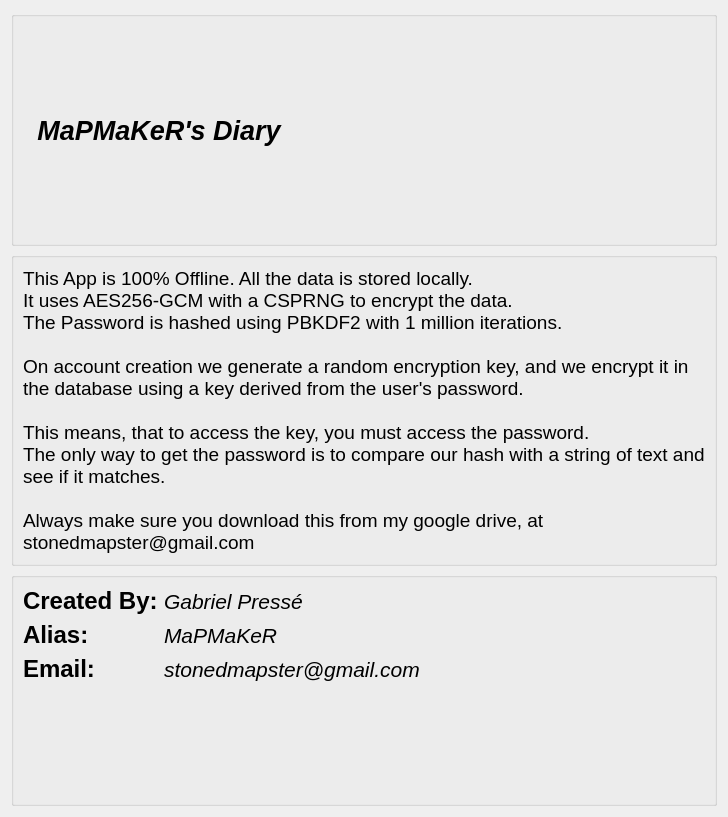
<?xml version="1.0" encoding="UTF-8"?>
<ui version="4.0">
 <class>about_MMDiary</class>
 <widget class="QDialog" name="about_MMDiary">
  <property name="geometry">
   <rect>
    <x>0</x>
    <y>0</y>
    <width>728</width>
    <height>817</height>
   </rect>
  </property>
  <property name="minimumSize">
   <size>
    <width>728</width>
    <height>817</height>
   </size>
  </property>
  <property name="maximumSize">
   <size>
    <width>728</width>
    <height>817</height>
   </size>
  </property>
  <property name="windowTitle">
   <string>Dialog</string>
  </property>
  <layout class="QVBoxLayout" name="verticalLayout">
   <item>
    <layout class="QHBoxLayout" name="horizontalLayout_2">
     <item>
      <widget class="QGroupBox" name="groupBox">
       <property name="title">
        <string/>
       </property>
       <layout class="QHBoxLayout" name="horizontalLayout">
        <item>
         <widget class="QLabel" name="label_AppImage">
          <property name="text">
           <string/>
          </property>
          <property name="pixmap">
           <pixmap resource="resources.qrc">:/icons/AppImage.png</pixmap>
          </property>
         </widget>
        </item>
        <item>
         <widget class="QLabel" name="label">
          <property name="font">
           <font>
            <pointsize>20</pointsize>
            <italic>true</italic>
            <bold>true</bold>
           </font>
          </property>
          <property name="text">
           <string>MaPMaKeR's Diary</string>
          </property>
          <property name="scaledContents">
           <bool>false</bool>
          </property>
          <property name="alignment">
           <set>Qt::AlignCenter</set>
          </property>
         </widget>
        </item>
        <item>
         <spacer name="horizontalSpacer_2">
          <property name="orientation">
           <enum>Qt::Horizontal</enum>
          </property>
          <property name="sizeHint" stdset="0">
           <size>
            <width>40</width>
            <height>20</height>
           </size>
          </property>
         </spacer>
        </item>
       </layout>
      </widget>
     </item>
    </layout>
   </item>
   <item>
    <widget class="QGroupBox" name="groupBox_2">
     <property name="title">
      <string/>
     </property>
     <layout class="QVBoxLayout" name="verticalLayout_3">
      <item>
       <widget class="QLabel" name="label_5">
        <property name="font">
         <font>
          <pointsize>14</pointsize>
         </font>
        </property>
        <property name="text">
         <string>This App is 100% Offline. All the data is stored locally.
It uses AES256-GCM with a CSPRNG to encrypt the data.
The Password is hashed using PBKDF2 with 1 million iterations.

On account creation we generate a random encryption key, and we encrypt it in the database using a key derived from the user's password. 

This means, that to access the key, you must access the password.
The only way to get the password is to compare our hash with a string of text and see if it matches.

Always make sure you download this from my google drive, at stonedmapster@gmail.com</string>
        </property>
        <property name="wordWrap">
         <bool>true</bool>
        </property>
       </widget>
      </item>
     </layout>
    </widget>
   </item>
   <item>
    <widget class="QGroupBox" name="horizontalGroupBox_2">
     <layout class="QHBoxLayout" name="horizontalLayout_3">
      <item>
       <layout class="QFormLayout" name="formLayout">
        <item row="0" column="0">
         <widget class="QLabel" name="label_4">
          <property name="font">
           <font>
            <pointsize>18</pointsize>
            <bold>true</bold>
           </font>
          </property>
          <property name="text">
           <string>Created By:</string>
          </property>
         </widget>
        </item>
        <item row="0" column="1">
         <widget class="QLabel" name="label_6">
          <property name="font">
           <font>
            <pointsize>16</pointsize>
            <italic>true</italic>
           </font>
          </property>
          <property name="text">
           <string>Gabriel Pressé</string>
          </property>
         </widget>
        </item>
        <item row="1" column="1">
         <widget class="QLabel" name="label_7">
          <property name="font">
           <font>
            <pointsize>16</pointsize>
            <italic>true</italic>
           </font>
          </property>
          <property name="text">
           <string>MaPMaKeR</string>
          </property>
         </widget>
        </item>
        <item row="2" column="0">
         <widget class="QLabel" name="label_3">
          <property name="palette">
           <palette>
            <active>
             <colorrole role="Text">
              <brush brushstyle="SolidPattern">
               <color alpha="255">
                <red>3</red>
                <green>3</green>
                <blue>3</blue>
               </color>
              </brush>
             </colorrole>
            </active>
            <inactive>
             <colorrole role="Text">
              <brush brushstyle="SolidPattern">
               <color alpha="255">
                <red>3</red>
                <green>3</green>
                <blue>3</blue>
               </color>
              </brush>
             </colorrole>
            </inactive>
            <disabled/>
           </palette>
          </property>
          <property name="font">
           <font>
            <pointsize>18</pointsize>
            <bold>true</bold>
           </font>
          </property>
          <property name="text">
           <string>Email:</string>
          </property>
         </widget>
        </item>
        <item row="1" column="0">
         <widget class="QLabel" name="label_2">
          <property name="palette">
           <palette>
            <active>
             <colorrole role="Text">
              <brush brushstyle="SolidPattern">
               <color alpha="255">
                <red>2</red>
                <green>2</green>
                <blue>2</blue>
               </color>
              </brush>
             </colorrole>
            </active>
            <inactive>
             <colorrole role="Text">
              <brush brushstyle="SolidPattern">
               <color alpha="255">
                <red>2</red>
                <green>2</green>
                <blue>2</blue>
               </color>
              </brush>
             </colorrole>
            </inactive>
            <disabled/>
           </palette>
          </property>
          <property name="font">
           <font>
            <pointsize>18</pointsize>
            <bold>true</bold>
           </font>
          </property>
          <property name="text">
           <string>Alias:</string>
          </property>
         </widget>
        </item>
        <item row="2" column="1">
         <widget class="QLabel" name="label_8">
          <property name="font">
           <font>
            <pointsize>16</pointsize>
            <italic>true</italic>
           </font>
          </property>
          <property name="text">
           <string>stonedmapster@gmail.com</string>
          </property>
         </widget>
        </item>
       </layout>
      </item>
      <item>
       <spacer name="horizontalSpacer_5">
        <property name="orientation">
         <enum>Qt::Horizontal</enum>
        </property>
        <property name="sizeHint" stdset="0">
         <size>
          <width>40</width>
          <height>20</height>
         </size>
        </property>
       </spacer>
      </item>
     </layout>
    </widget>
   </item>
  </layout>
 </widget>
 <resources>
  <include location="resources.qrc"/>
 </resources>
 <connections/>
</ui>
